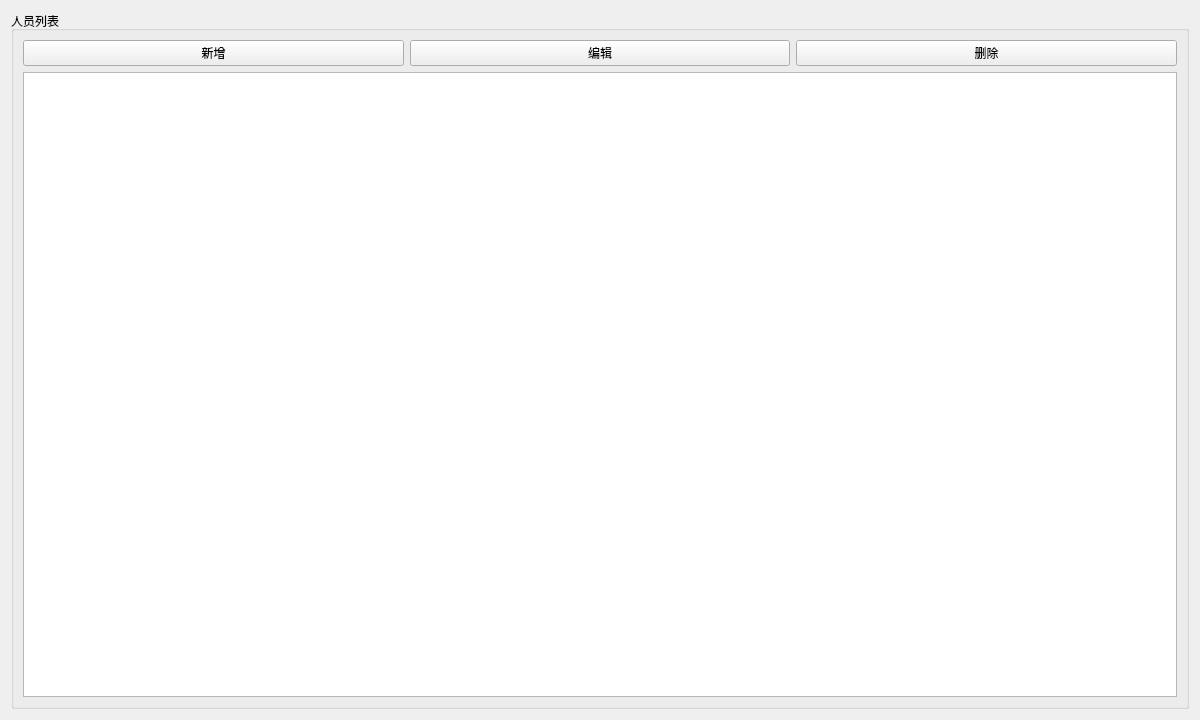
<?xml version="1.0" encoding="UTF-8"?>
<ui version="4.0">
 <class>PersonnelPage</class>
 <widget class="QWidget" name="PersonnelPage">
  <property name="geometry"><rect><x>0</x><y>0</y><width>1200</width><height>720</height></rect></property>
  <layout class="QVBoxLayout" name="verticalLayout">
   <item>
    <widget class="QGroupBox" name="personnelGroup">
     <property name="title"><string>人员列表</string></property>
     <layout class="QVBoxLayout" name="personnelLayout">
      <item>
       <layout class="QHBoxLayout" name="toolbarLayout">
        <item><widget class="QPushButton" name="addButton"><property name="text"><string>新增</string></property></widget></item>
        <item><widget class="QPushButton" name="editButton"><property name="text"><string>编辑</string></property></widget></item>
        <item><widget class="QPushButton" name="deleteButton"><property name="text"><string>删除</string></property></widget></item>
       </layout>
      </item>
      <item><widget class="QTableWidget" name="personnelTable"/></item>
     </layout>
    </widget>
   </item>
  </layout>
 </widget>
 <resources/>
 <connections/>
</ui>
